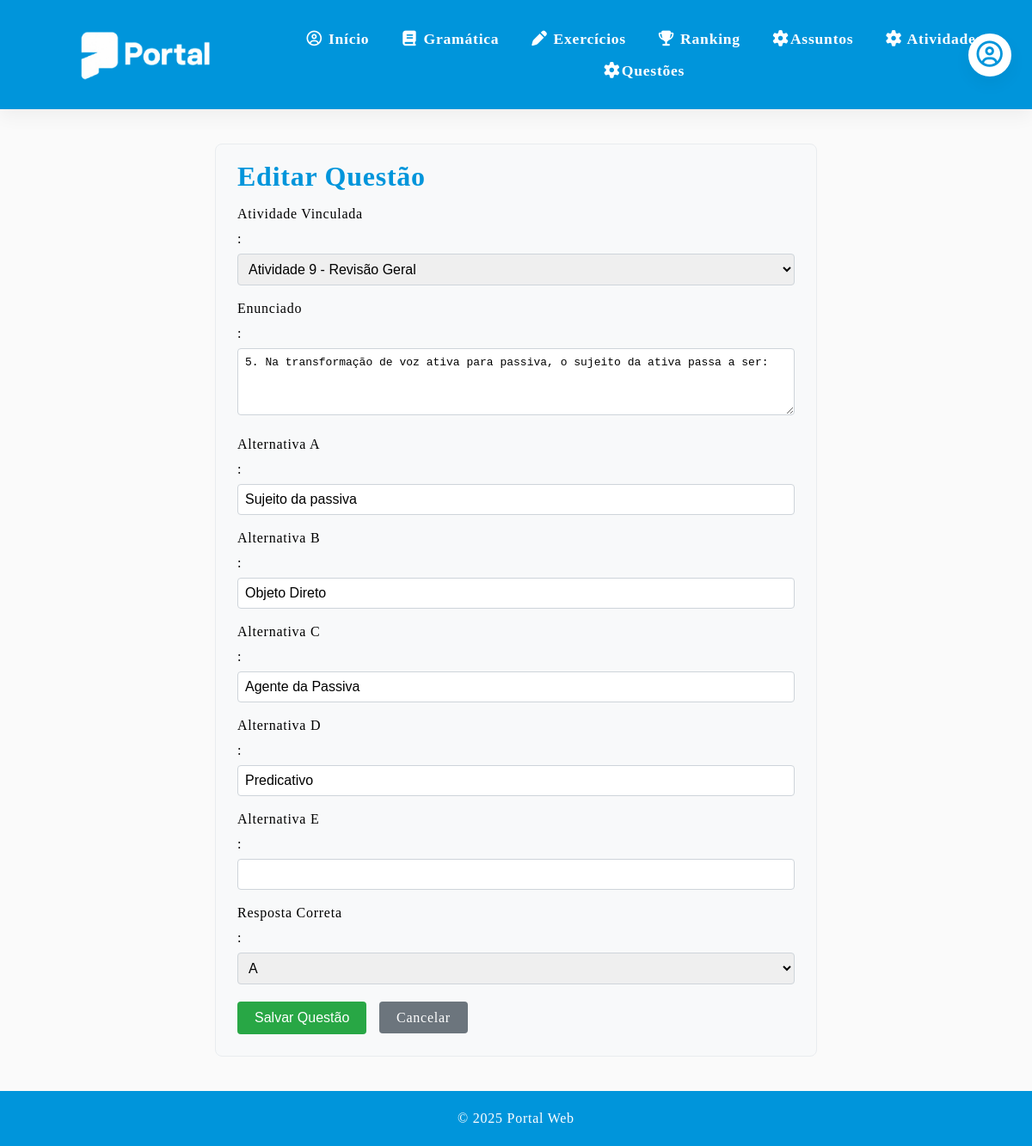
/editar_questao/47, run on the app's committed database.
### models.py (models this page shows)
class Questao(db.Model):
    __tablename__ = "questao"
    id = db.Column(db.Integer, primary_key=True)
    enunciado = db.Column(db.Text, nullable=False)
    alternativa_a = db.Column(db.Text, nullable=True)
    alternativa_b = db.Column(db.Text, nullable=True)
    alternativa_c = db.Column(db.Text, nullable=True)
    alternativa_d = db.Column(db.Text, nullable=True)
    alternativa_e = db.Column(db.Text, nullable=True)
    resposta_correta = db.Column(db.String(1), nullable=True)
    atividade_id = db.Column(db.Integer, db.ForeignKey("atividade.id"), nullable=False)
    atividade = db.relationship("Atividade", back_populates="questoes")

### rotas.py (the view, shortened to what this page needs)
    @app.route('/editar_questao/<int:id>', methods=['GET', 'POST'])
    def editar_questao(id):
        redir = verificar_professor()
        if redir: return redir
        questao = QuestaoServico.buscar_por_id(id)
        form = QuestaoForm(obj=questao)
        form.atividade_id.choices = [(a.id, a.nome) for a in QuestaoServico.listar_atividades()]
        return render_template("editar_questao.html", questao=questao, form=form)

### formularios.py
class QuestaoForm(FlaskForm):
    enunciado = TextAreaField('Enunciado', validators=[
        DataRequired(message="O enunciado é obrigatório."),
        Length(min=10, message="Mínimo de 10 caracteres.")
    ])
    alternativa_a = StringField('Alternativa A', validators=[DataRequired()])
    alternativa_b = StringField('Alternativa B', validators=[DataRequired()])
    alternativa_c = StringField('Alternativa C', validators=[DataRequired()])
    alternativa_d = StringField('Alternativa D', validators=[DataRequired()])
    alternativa_e = StringField('Alternativa E', validators=[DataRequired()])
    resposta_correta = SelectField('Resposta Correta', choices=[
        ('A', 'A'), ('B', 'B'), ('C', 'C'), ('D', 'D'), ('E', 'E')
    ], validators=[DataRequired()])
    atividade_id = SelectField('Atividade Vinculada', coerce=int, validators=[
        DataRequired(message="Selecione uma atividade.")
    ])
    submit = SubmitField('Salvar Questão')

### rotas.py (called while the page is built, shortened)
def verificar_professor():
    return None

### servicos/questao_servico.py (called while the page is built)
    @staticmethod
    def listar_atividades():
        return Atividade.query.all()

    @staticmethod
    def buscar_por_id(questao_id):
        return Questao.query.get_or_404(questao_id)

### templates/editar_questao.html (shortened to what this page needs)
{% extends "base.html" %}
{% block conteudo %}
    <div class="form-container">
        <h2>Editar Questão</h2>
        <form method="POST">
            <div class="campo">
                <label>{{ form.atividade_id.label }}:</label>
                {{ form.atividade_id() }}
            </div>
            <div class="campo">
                <label>{{ form.enunciado.label }}:</label>
                {{ form.enunciado(rows="4") }}
            </div>
            <div class="campo">
                <label>{{ form.alternativa_a.label }}:</label>
                {{ form.alternativa_a() }}
            </div>
            <div class="campo">
                <label>{{ form.alternativa_b.label }}:</label>
                {{ form.alternativa_b() }}
            </div>
            <div class="campo">
                <label>{{ form.alternativa_c.label }}:</label>
                {{ form.alternativa_c() }}
            </div>
            <div class="campo">
                <label>{{ form.alternativa_d.label }}:</label>
                {{ form.alternativa_d() }}
            </div>
            <div class="campo">
                <label>{{ form.alternativa_e.label }}:</label>
                {{ form.alternativa_e() }}
            </div>
            <div class="campo">
                <label>{{ form.resposta_correta.label }}:</label>
                {{ form.resposta_correta() }}
            </div>
            <div class="botoes">
                {{ form.submit(class="btn-salvar") }}
                <a href="{{ url_for('listar_questoes') }}" class="btn-cancelar">Cancelar</a>
            </div>
        </form>
    </div>
{% endblock %}

### static/css/style.css (style rules this page uses)
:root { --primary-blue: #0095DB; --secondary-blue: #D5F7FF; --primary-pink: #FFAFCC; --secondary-pink: #FFECF4; --pink: #FF477E; --mint-green: #DFFCF4; --success-green: #00966D; --soft-purple: #DDD0F8; --soft-yellow: #FFF0D4; --yellow: #F4B740; --bg-light: #FAFAFA; --gray-light: #EDEDED; --gray-medium: #D6D8E7; --text-dark: #14142B; --shadow-soft: 0 8px 20px rgba(0, 0, 0, 0.05); }
* { margin: 0; padding: 0; box-sizing: border-box; }
body { font-family: 'Basier Square'; font-weight: 400; font-size: 1.0em; line-height: 1.5em; letter-spacing: 0.75px; background-color: var(--bg-light); */ }
h2 { color: var(--primary-blue); margin-bottom: 20px; font-size: 2rem; }
.btn-salvar { background-color: #00BA88; font-size: 1.0em; }

### templates/editar_questao.html (style rules this page uses)
.form-container { max-width: 700px; margin: 30px auto; background: #f8f9fa; padding: 25px; border-radius: 8px; border: 1px solid #e9ecef; }
.campo { margin-bottom: 15px; }
.campo label { display: block; margin-bottom: 5px; font-weight: 500; }
.campo input, .campo textarea, .campo select { width: 100%; padding: 8px; border: 1px solid #ced4da; border-radius: 4px; font-size: 1em; }
.botoes { margin-top: 20px; }
.btn-salvar { background: #28a745; color: white; border: none; padding: 10px 20px; border-radius: 4px; cursor: pointer; margin-right: 10px; }
.btn-cancelar { background: #6c757d; color: white; padding: 10px 20px; border-radius: 4px; text-decoration: none; }

### data on the page
Questao: atividade_id "Atividade 9 - Revisão Geral", enunciado "5. Na transformação de voz ativa para passiva, o sujeito da ativa passa a ser:", alternativa_a "Sujeito da passiva", alternativa_b "Objeto Direto", alternativa_c "Agente da Passiva", alternativa_d "Predicativo", resposta_correta "A"
